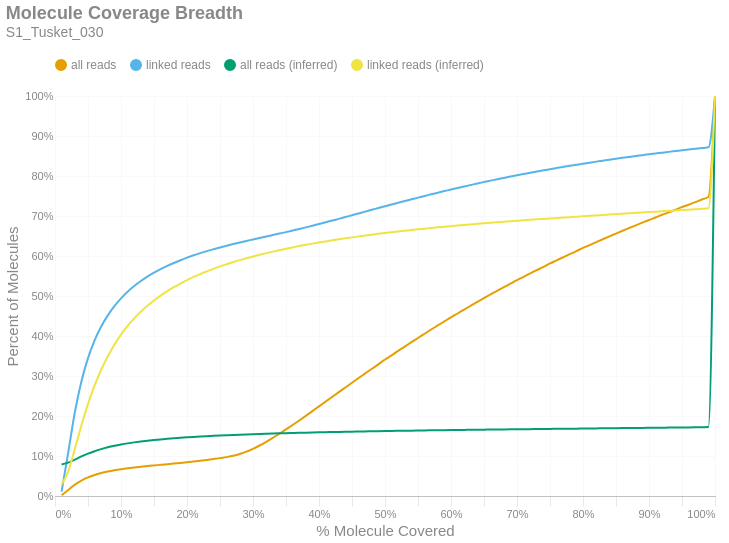

Here is the notebook cell this chart was saved with:
### Markdown cell above
### Molecule Read Coverage
This chart shows molecule coverage breadth as computed by the number of bases aligned to that molecule. In other words, "*how much of each unique long molecule is actually sequenced/aligned?*" Keep in mind there is a distinction between sequences and alignments, since some sequences belonging to a particular molecule may not align well and wouldn't appear in the alignment data. This chart also shows molecule coverage breadth as computed by the *inferred fragment* from which the aligned sequences originate. Unlike read coverage, this calculation takes into account the total insert size, including unsequenced gaps between the forward and reverse reads. Like the previous figures, these are cumulative percents.

### Code cell
if SKIPLR:
    print_html(f"Skipped")
else:
    binned_df = consolidated_hist(valids['coverage_bp'], mask, 0.01, True)
    binned_df_inf = consolidated_hist(valids['coverage_inserts'], mask, 0.01, True)
    binned_df = binned_df.with_columns(pl.lit(binned_df_inf['all reads (cumsum)']).alias('all reads (inferred)'))
    binned_df = binned_df.with_columns(pl.lit(binned_df_inf['linked reads (cumsum)']).alias('linked reads (inferred)'))
    binned_df = binned_df.with_columns(
        (pl.col('bin').cast(pl.Float64) + 0.01).alias('right_edge')
    )

    with SafeRender(binned_df):
        (
            density_plot(binned_df, 'Molecule Coverage Breadth', samplename, 'molcov', ['all reads (inferred)','linked reads (inferred)'])
            .encode(
                #x=alt.X('bin:Q', title="% Molecule Covered").axis(format = '%').scale(padding=0),
                x=alt.X('right_edge:Q', title="% Molecule Covered").axis(format='%').scale(padding=0),
                y=alt.Y('value:Q', title='Percent of Molecules')
                    .axis(format='%')
                    .stack(False)
                    .scale(domainMin=0, padding=0),
                color=alt.Color("key:N").scale(domain = ["all reads", "linked reads", "all reads (inferred)", "linked reads (inferred)"]),
                tooltip = [
                    alt.Tooltip("key:N", title = "Data Type"),
                    alt.Tooltip("range_label:N", title="% Molecule Covered"),
                    alt.Tooltip("value:Q", format = ".2%", title="% Molecules")
                ]
            )
        ).display()

### Figure 1 — Vega-Lite specification as saved in the notebook (floating-point values rounded to 4 significant figures)
{"width": "container", "height": 400, "config": {"title": {"anchor": "start", "dy": -15, "fontSize": 18, "color": "#888888", "subtitleColor": "#888888", "subtitleFontSize": 14}, "arc": {"fill": "#0072B2"}, "axis": {"domainColor": "#888888", "domainWidth": 0.5, "gridWidth": 0.2, "grid": false, "titleFontWeight": 400, "titleFontSize": 15, "labelFontSize": 11, "labelColor": "#888888", "tickColor": "#888888", "tickWidth": 0.2, "titleColor": "#888888"}, "axisBand": {"grid": false}, "axisX": {"grid": true, "tickSize": 10, "domainCap": "round"}, "axisY": {"domain": false, "grid": true, "tickSize": 0, "domainCap": "round"}, "background": "transparent", "header": {"labelFontSize": 15, "labelColor": "#888888", "titleFontSize": 15, "titleFontWeight": 600, "titleColor": "#888888"}, "legend": {"labelFont": "sans-serif", "labelFontSize": 12, "labelColor": "#888888", "symbolSize": 100, "symbolType": "circle", "titleFontSize": 12, "titlePadding": 10, "titleColor": "#888888", "title": null, "orient": "top"}, "range": {"category": ["#E69F00", "#56B4E9", "#009E73", "#F0E442", "#0072B2", "#D55E00", "#CC79A7", "#000000"], "diverging": ["#cfe8f3", "#a2d4ec", "#73bfe2", "#46abdb", "#1696d2", "#12719e"]}, "area": {"fill": "#0072B2", "fillOpacity": 0.7, "line": true, "strokeOpacity": 0.7}, "line": {"color": "#0072B2", "stroke": "#0072B2", "strokeWidth": 2}, "trail": {"color": "#0072B2", "stroke": "#0072B2", "strokeWidth": 0, "size": 1}, "point": {"filled": true, "fillOpacity": 1.0, "size": 95}, "text": {"color": "#888888", "fontSize": 11, "align": "right", "fontWeight": 400, "size": 11}, "bar": {"fill": "#0072B2", "stroke": null}, "view": {"stroke": null, "continuousWidth": 660, "continuousHeight": 400}}, "data": {"name": "data-6f21305ce96ab18cd2a31f3c0f8253f6"}, "mark": {"type": "line", "interpolate": "monotone", "point": {"opacity": 0, "size": 275}}, "encoding": {"color": {"field": "key", "scale": {"domain": ["all reads", "linked reads", "all reads (inferred)", "linked reads (inferred)"]}, "type": "nominal"}, "tooltip": [{"field": "key", "title": "Data Type", "type": "nominal"}, {"field": "range_label", "title": "% Molecule Covered", "type": "nominal"}, {"field": "value", "format": ".2%", "title": "% Molecules", "type": "quantitative"}], "x": {"axis": {"format": "%"}, "field": "right_edge", "scale": {"padding": 0}, "title": "% Molecule Covered", "type": "quantitative"}, "y": {"axis": {"format": "%"}, "field": "value", "scale": {"domainMin": 0, "padding": 0}, "stack": false, "title": "Percent of Molecules", "type": "quantitative"}}, "params": [{"name": "param_c36ac31b6afebe62", "select": {"type": "point", "fields": ["key"]}, "bind": "legend"}], "title": {"text": "Molecule Coverage Breadth", "subtitle": "S1_Tusket_030"}, "transform": [{"fold": ["all reads (cumsum)", "linked reads (cumsum)", "all reads (inferred)", "linked reads (inferred)"]}, {"calculate": "replace(datum.key, ' (cumsum)', '')", "as": "key"}, {"filter": {"param": "param_c36ac31b6afebe62"}}], "usermeta": {"embedOptions": {"downloadFileName": "S1_Tusket_030.molcov"}}, "$schema": "https://vega.github.io/schema/vega-lite/v6.1.0.json", "datasets": {"data-6f21305ce96ab18cd2a31f3c0f8253f6": [{"bin": "0.0", "interval": "0.0-0.01", "all reads": 0.001691, "linked reads": 0.01076, "all reads (cumsum)": 0.001691, "linked reads (cumsum)": 0.01076, "range_label": "0.0-0.01", "all reads (inferred)": 0.07898, "linked reads (inferred)": 0.02915, "right_edge": 0.01}, {"bin": "0.01", "interval": "0.01-0.02", "all reads": 0.01319, "linked reads": 0.09744, "all reads (cumsum)": 0.01488, "linked reads (cumsum)": 0.1082, "range_label": "0.01-0.02", "all reads (inferred)": 0.08346, "linked reads (inferred)": 0.06098, "right_edge": 0.02}, {"bin": "0.02", "interval": "0.02-0.03", "all reads": 0.01342, "linked reads": 0.1005, "all reads (cumsum)": 0.0283, "linked reads (cumsum)": 0.2087, "range_label": "0.02-0.03", "all reads (inferred)": 0.09104, "linked reads (inferred)": 0.1175, "right_edge": 0.03}, {"bin": "0.03", "interval": "0.03-0.04", "all reads": 0.01041, "linked reads": 0.07754, "all reads (cumsum)": 0.0387, "linked reads (cumsum)": 0.2862, "range_label": "0.03-0.04", "all reads (inferred)": 0.09884, "linked reads (inferred)": 0.1765, "right_edge": 0.04}, {"bin": "0.04", "interval": "0.04-0.05", "all reads": 0.007867, "linked reads": 0.05843, "all reads (cumsum)": 0.04657, "linked reads (cumsum)": 0.3447, "range_label": "0.04-0.05", "all reads (inferred)": 0.1059, "linked reads (inferred)": 0.23, "right_edge": 0.05}, {"bin": "0.05", "interval": "0.05-0.06", "all reads": 0.006006, "linked reads": 0.04445, "all reads (cumsum)": 0.05258, "linked reads (cumsum)": 0.3891, "range_label": "0.05-0.06", "all reads (inferred)": 0.112, "linked reads (inferred)": 0.2763, "right_edge": 0.06}, {"bin": "0.06", "interval": "0.06-0.07", "all reads": 0.004696, "linked reads": 0.03468, "all reads (cumsum)": 0.05727, "linked reads (cumsum)": 0.4238, "range_label": "0.06-0.07", "all reads (inferred)": 0.1172, "linked reads (inferred)": 0.3157, "right_edge": 0.07}, {"bin": "0.07", "interval": "0.07-0.08", "all reads": 0.003772, "linked reads": 0.02777, "all reads (cumsum)": 0.06105, "linked reads (cumsum)": 0.4516, "range_label": "0.07-0.08", "all reads (inferred)": 0.1216, "linked reads (inferred)": 0.3495, "right_edge": 0.08}, {"bin": "0.08", "interval": "0.08-0.09", "all reads": 0.003144, "linked reads": 0.02297, "all reads (cumsum)": 0.06419, "linked reads (cumsum)": 0.4745, "range_label": "0.08-0.09", "all reads (inferred)": 0.1254, "linked reads (inferred)": 0.3783, "right_edge": 0.09}, {"bin": "0.09", "interval": "0.09-0.1", "all reads": 0.002707, "linked reads": 0.01938, "all reads (cumsum)": 0.0669, "linked reads (cumsum)": 0.4939, "range_label": "0.09-0.1", "all reads (inferred)": 0.1287, "linked reads (inferred)": 0.4033, "right_edge": 0.1}, {"bin": "0.1", "interval": "0.1-0.11", "all reads": 0.002349, "linked reads": 0.01662, "all reads (cumsum)": 0.06925, "linked reads (cumsum)": 0.5105, "range_label": "0.1-0.11", "all reads (inferred)": 0.1316, "linked reads (inferred)": 0.4251, "right_edge": 0.11}, {"bin": "0.11", "interval": "0.11-0.12", "all reads": 0.002044, "linked reads": 0.01431, "all reads (cumsum)": 0.07129, "linked reads (cumsum)": 0.5248, "range_label": "0.11-0.12", "all reads (inferred)": 0.1341, "linked reads (inferred)": 0.4441, "right_edge": 0.12}, {"bin": "0.12", "interval": "0.12-0.13", "all reads": 0.001839, "linked reads": 0.01251, "all reads (cumsum)": 0.07313, "linked reads (cumsum)": 0.5374, "range_label": "0.12-0.13", "all reads (inferred)": 0.1363, "linked reads (inferred)": 0.4608, "right_edge": 0.13}, {"bin": "0.13", "interval": "0.13-0.14", "all reads": 0.001669, "linked reads": 0.01102, "all reads (cumsum)": 0.0748, "linked reads (cumsum)": 0.5484, "range_label": "0.13-0.14", "all reads (inferred)": 0.1382, "linked reads (inferred)": 0.4754, "right_edge": 0.14}, {"bin": "0.14", "interval": "0.14-0.15", "all reads": 0.001552, "linked reads": 0.009809, "all reads (cumsum)": 0.07635, "linked reads (cumsum)": 0.5582, "range_label": "0.14-0.15", "all reads (inferred)": 0.1399, "linked reads (inferred)": 0.4887, "right_edge": 0.15}, {"bin": "0.15", "interval": "0.15-0.16", "all reads": 0.00152, "linked reads": 0.00892, "all reads (cumsum)": 0.07787, "linked reads (cumsum)": 0.5671, "range_label": "0.15-0.16", "all reads (inferred)": 0.1415, "linked reads (inferred)": 0.5009, "right_edge": 0.16}, {"bin": "0.16", "interval": "0.16-0.17", "all reads": 0.001538, "linked reads": 0.008012, "all reads (cumsum)": 0.07941, "linked reads (cumsum)": 0.5751, "range_label": "0.16-0.17", "all reads (inferred)": 0.143, "linked reads (inferred)": 0.512, "right_edge": 0.17}, {"bin": "0.17", "interval": "0.17-0.18", "all reads": 0.001607, "linked reads": 0.007386, "all reads (cumsum)": 0.08101, "linked reads (cumsum)": 0.5825, "range_label": "0.17-0.18", "all reads (inferred)": 0.1443, "linked reads (inferred)": 0.522, "right_edge": 0.18}, {"bin": "0.18", "interval": "0.18-0.19", "all reads": 0.001689, "linked reads": 0.006888, "all reads (cumsum)": 0.0827, "linked reads (cumsum)": 0.5894, "range_label": "0.18-0.19", "all reads (inferred)": 0.1455, "linked reads (inferred)": 0.5312, "right_edge": 0.19}, {"bin": "0.19", "interval": "0.19-0.2", "all reads": 0.001769, "linked reads": 0.006491, "all reads (cumsum)": 0.08447, "linked reads (cumsum)": 0.5959, "range_label": "0.19-0.2", "all reads (inferred)": 0.1467, "linked reads (inferred)": 0.5397, "right_edge": 0.2}, {"bin": "0.2", "interval": "0.2-0.21", "all reads": 0.001818, "linked reads": 0.005905, "all reads (cumsum)": 0.08629, "linked reads (cumsum)": 0.6018, "range_label": "0.2-0.21", "all reads (inferred)": 0.1477, "linked reads (inferred)": 0.5476, "right_edge": 0.21}, {"bin": "0.21", "interval": "0.21-0.22", "all reads": 0.001914, "linked reads": 0.005371, "all reads (cumsum)": 0.0882, "linked reads (cumsum)": 0.6072, "range_label": "0.21-0.22", "all reads (inferred)": 0.1487, "linked reads (inferred)": 0.5549, "right_edge": 0.22}, {"bin": "0.22", "interval": "0.22-0.23", "all reads": 0.00201, "linked reads": 0.005032, "all reads (cumsum)": 0.09021, "linked reads (cumsum)": 0.6122, "range_label": "0.22-0.23", "all reads (inferred)": 0.1495, "linked reads (inferred)": 0.5615, "right_edge": 0.23}, {"bin": "0.23", "interval": "0.23-0.24", "all reads": 0.002122, "linked reads": 0.004711, "all reads (cumsum)": 0.09234, "linked reads (cumsum)": 0.6169, "range_label": "0.23-0.24", "all reads (inferred)": 0.1504, "linked reads (inferred)": 0.5679, "right_edge": 0.24}, {"bin": "0.24", "interval": "0.24-0.25", "all reads": 0.002333, "linked reads": 0.004566, "all reads (cumsum)": 0.09467, "linked reads (cumsum)": 0.6215, "range_label": "0.24-0.25", "all reads (inferred)": 0.1512, "linked reads (inferred)": 0.5739, "right_edge": 0.25}, {"bin": "0.25", "interval": "0.25-0.26", "all reads": 0.002519, "linked reads": 0.004323, "all reads (cumsum)": 0.09719, "linked reads (cumsum)": 0.6258, "range_label": "0.25-0.26", "all reads (inferred)": 0.1519, "linked reads (inferred)": 0.5795, "right_edge": 0.26}, {"bin": "0.26", "interval": "0.26-0.27", "all reads": 0.003193, "linked reads": 0.004157, "all reads (cumsum)": 0.1004, "linked reads (cumsum)": 0.6299, "range_label": "0.26-0.27", "all reads (inferred)": 0.1526, "linked reads (inferred)": 0.5849, "right_edge": 0.27}, {"bin": "0.27", "interval": "0.27-0.28", "all reads": 0.004456, "linked reads": 0.003964, "all reads (cumsum)": 0.1048, "linked reads (cumsum)": 0.6339, "range_label": "0.27-0.28", "all reads (inferred)": 0.1533, "linked reads (inferred)": 0.5897, "right_edge": 0.28}, {"bin": "0.28", "interval": "0.28-0.29", "all reads": 0.005929, "linked reads": 0.003817, "all reads (cumsum)": 0.1108, "linked reads (cumsum)": 0.6377, "range_label": "0.28-0.29", "all reads (inferred)": 0.1539, "linked reads (inferred)": 0.5944, "right_edge": 0.29}, {"bin": "0.29", "interval": "0.29-0.3", "all reads": 0.007252, "linked reads": 0.003735, "all reads (cumsum)": 0.118, "linked reads (cumsum)": 0.6415, "range_label": "0.29-0.3", "all reads (inferred)": 0.1545, "linked reads (inferred)": 0.5988, "right_edge": 0.3}, {"bin": "0.3", "interval": "0.3-0.31", "all reads": 0.008233, "linked reads": 0.003729, "all reads (cumsum)": 0.1263, "linked reads (cumsum)": 0.6452, "range_label": "0.3-0.31", "all reads (inferred)": 0.155, "linked reads (inferred)": 0.6031, "right_edge": 0.31}, {"bin": "0.31", "interval": "0.31-0.32", "all reads": 0.009114, "linked reads": 0.003498, "all reads (cumsum)": 0.1354, "linked reads (cumsum)": 0.6487, "range_label": "0.31-0.32", "all reads (inferred)": 0.1556, "linked reads (inferred)": 0.6071, "right_edge": 0.32}, {"bin": "0.32", "interval": "0.32-0.33", "all reads": 0.009889, "linked reads": 0.003738, "all reads (cumsum)": 0.1453, "linked reads (cumsum)": 0.6524, "range_label": "0.32-0.33", "all reads (inferred)": 0.1561, "linked reads (inferred)": 0.6109, "right_edge": 0.33}, {"bin": "0.33", "interval": "0.33-0.34", "all reads": 0.01031, "linked reads": 0.003647, "all reads (cumsum)": 0.1556, "linked reads (cumsum)": 0.6561, "range_label": "0.33-0.34", "all reads (inferred)": 0.1566, "linked reads (inferred)": 0.6146, "right_edge": 0.34}, {"bin": "0.34", "interval": "0.34-0.35", "all reads": 0.0108, "linked reads": 0.003656, "all reads (cumsum)": 0.1664, "linked reads (cumsum)": 0.6597, "range_label": "0.34-0.35", "all reads (inferred)": 0.157, "linked reads (inferred)": 0.6181, "right_edge": 0.35}, {"bin": "0.35", "interval": "0.35-0.36", "all reads": 0.01111, "linked reads": 0.003849, "all reads (cumsum)": 0.1775, "linked reads (cumsum)": 0.6636, "range_label": "0.35-0.36", "all reads (inferred)": 0.1575, "linked reads (inferred)": 0.6215, "right_edge": 0.36}, {"bin": "0.36", "interval": "0.36-0.37", "all reads": 0.01137, "linked reads": 0.003931, "all reads (cumsum)": 0.1888, "linked reads (cumsum)": 0.6675, "range_label": "0.36-0.37", "all reads (inferred)": 0.1579, "linked reads (inferred)": 0.6248, "right_edge": 0.37}, {"bin": "0.37", "interval": "0.37-0.38", "all reads": 0.0116, "linked reads": 0.003991, "all reads (cumsum)": 0.2004, "linked reads (cumsum)": 0.6715, "range_label": "0.37-0.38", "all reads (inferred)": 0.1584, "linked reads (inferred)": 0.6279, "right_edge": 0.38}, {"bin": "0.38", "interval": "0.38-0.39", "all reads": 0.01176, "linked reads": 0.004178, "all reads (cumsum)": 0.2122, "linked reads (cumsum)": 0.6757, "range_label": "0.38-0.39", "all reads (inferred)": 0.1588, "linked reads (inferred)": 0.6309, "right_edge": 0.39}, {"bin": "0.39", "interval": "0.39-0.4", "all reads": 0.01201, "linked reads": 0.004306, "all reads (cumsum)": 0.2242, "linked reads (cumsum)": 0.68, "range_label": "0.39-0.4", "all reads (inferred)": 0.1592, "linked reads (inferred)": 0.6338, "right_edge": 0.4}, {"bin": "0.4", "interval": "0.4-0.41", "all reads": 0.01169, "linked reads": 0.004235, "all reads (cumsum)": 0.2359, "linked reads (cumsum)": 0.6842, "range_label": "0.4-0.41", "all reads (inferred)": 0.1595, "linked reads (inferred)": 0.6365, "right_edge": 0.41}, {"bin": "0.41", "interval": "0.41-0.42", "all reads": 0.01185, "linked reads": 0.004327, "all reads (cumsum)": 0.2478, "linked reads (cumsum)": 0.6886, "range_label": "0.41-0.42", "all reads (inferred)": 0.1599, "linked reads (inferred)": 0.6391, "right_edge": 0.42}, {"bin": "0.42", "interval": "0.42-0.43", "all reads": 0.01192, "linked reads": 0.004284, "all reads (cumsum)": 0.2597, "linked reads (cumsum)": 0.6928, "range_label": "0.42-0.43", "all reads (inferred)": 0.1602, "linked reads (inferred)": 0.6417, "right_edge": 0.43}, {"bin": "0.43", "interval": "0.43-0.44", "all reads": 0.01167, "linked reads": 0.00449, "all reads (cumsum)": 0.2713, "linked reads (cumsum)": 0.6973, "range_label": "0.43-0.44", "all reads (inferred)": 0.1606, "linked reads (inferred)": 0.6441, "right_edge": 0.44}, {"bin": "0.44", "interval": "0.44-0.45", "all reads": 0.01182, "linked reads": 0.00445, "all reads (cumsum)": 0.2832, "linked reads (cumsum)": 0.7018, "range_label": "0.44-0.45", "all reads (inferred)": 0.1609, "linked reads (inferred)": 0.6465, "right_edge": 0.45}, {"bin": "0.45", "interval": "0.45-0.46", "all reads": 0.0118, "linked reads": 0.004636, "all reads (cumsum)": 0.295, "linked reads (cumsum)": 0.7064, "range_label": "0.45-0.46", "all reads (inferred)": 0.1612, "linked reads (inferred)": 0.6488, "right_edge": 0.46}, {"bin": "0.46", "interval": "0.46-0.47", "all reads": 0.01145, "linked reads": 0.004482, "all reads (cumsum)": 0.3064, "linked reads (cumsum)": 0.7109, "range_label": "0.46-0.47", "all reads (inferred)": 0.1615, "linked reads (inferred)": 0.6511, "right_edge": 0.47}, {"bin": "0.47", "interval": "0.47-0.48", "all reads": 0.01161, "linked reads": 0.004583, "all reads (cumsum)": 0.318, "linked reads (cumsum)": 0.7155, "range_label": "0.47-0.48", "all reads (inferred)": 0.1618, "linked reads (inferred)": 0.6533, "right_edge": 0.48}, {"bin": "0.48", "interval": "0.48-0.49", "all reads": 0.01103, "linked reads": 0.004474, "all reads (cumsum)": 0.329, "linked reads (cumsum)": 0.72, "range_label": "0.48-0.49", "all reads (inferred)": 0.1621, "linked reads (inferred)": 0.6554, "right_edge": 0.49}, {"bin": "0.49", "interval": "0.49-0.5", "all reads": 0.01214, "linked reads": 0.004552, "all reads (cumsum)": 0.3412, "linked reads (cumsum)": 0.7245, "range_label": "0.49-0.5", "all reads (inferred)": 0.1624, "linked reads (inferred)": 0.6575, "right_edge": 0.5}, {"bin": "0.5", "interval": "0.5-0.51", "all reads": 0.01023, "linked reads": 0.004284, "all reads (cumsum)": 0.3514, "linked reads (cumsum)": 0.7288, "range_label": "0.5-0.51", "all reads (inferred)": 0.1626, "linked reads (inferred)": 0.6594, "right_edge": 0.51}, {"bin": "0.51", "interval": "0.51-0.52", "all reads": 0.01146, "linked reads": 0.004402, "all reads (cumsum)": 0.3629, "linked reads (cumsum)": 0.7332, "range_label": "0.51-0.52", "all reads (inferred)": 0.1629, "linked reads (inferred)": 0.6613, "right_edge": 0.52}, {"bin": "0.52", "interval": "0.52-0.53", "all reads": 0.01076, "linked reads": 0.004209, "all reads (cumsum)": 0.3736, "linked reads (cumsum)": 0.7374, "range_label": "0.52-0.53", "all reads (inferred)": 0.1632, "linked reads (inferred)": 0.6632, "right_edge": 0.53}, {"bin": "0.53", "interval": "0.53-0.54", "all reads": 0.01086, "linked reads": 0.004307, "all reads (cumsum)": 0.3845, "linked reads (cumsum)": 0.7417, "range_label": "0.53-0.54", "all reads (inferred)": 0.1634, "linked reads (inferred)": 0.6649, "right_edge": 0.54}, {"bin": "0.54", "interval": "0.54-0.55", "all reads": 0.01052, "linked reads": 0.004214, "all reads (cumsum)": 0.395, "linked reads (cumsum)": 0.7459, "range_label": "0.54-0.55", "all reads (inferred)": 0.1637, "linked reads (inferred)": 0.6667, "right_edge": 0.55}, {"bin": "0.55", "interval": "0.55-0.56", "all reads": 0.01068, "linked reads": 0.004286, "all reads (cumsum)": 0.4057, "linked reads (cumsum)": 0.7502, "range_label": "0.55-0.56", "all reads (inferred)": 0.1639, "linked reads (inferred)": 0.6683, "right_edge": 0.56}, {"bin": "0.56", "interval": "0.56-0.57", "all reads": 0.01049, "linked reads": 0.004065, "all reads (cumsum)": 0.4162, "linked reads (cumsum)": 0.7543, "range_label": "0.56-0.57", "all reads (inferred)": 0.1641, "linked reads (inferred)": 0.67, "right_edge": 0.57}, {"bin": "0.57", "interval": "0.57-0.58", "all reads": 0.01014, "linked reads": 0.004093, "all reads (cumsum)": 0.4263, "linked reads (cumsum)": 0.7584, "range_label": "0.57-0.58", "all reads (inferred)": 0.1644, "linked reads (inferred)": 0.6716, "right_edge": 0.58}, {"bin": "0.58", "interval": "0.58-0.59", "all reads": 0.0102, "linked reads": 0.003937, "all reads (cumsum)": 0.4365, "linked reads (cumsum)": 0.7623, "range_label": "0.58-0.59", "all reads (inferred)": 0.1646, "linked reads (inferred)": 0.6731, "right_edge": 0.59}, {"bin": "0.59", "interval": "0.59-0.6", "all reads": 0.0102, "linked reads": 0.003928, "all reads (cumsum)": 0.4467, "linked reads (cumsum)": 0.7662, "range_label": "0.59-0.6", "all reads (inferred)": 0.1648, "linked reads (inferred)": 0.6747, "right_edge": 0.6}, {"bin": "0.6", "interval": "0.6-0.61", "all reads": 0.009564, "linked reads": 0.003802, "all reads (cumsum)": 0.4563, "linked reads (cumsum)": 0.77, "range_label": "0.6-0.61", "all reads (inferred)": 0.165, "linked reads (inferred)": 0.6761, "right_edge": 0.61}, {"bin": "0.61", "interval": "0.61-0.62", "all reads": 0.009922, "linked reads": 0.003802, "all reads (cumsum)": 0.4662, "linked reads (cumsum)": 0.7738, "range_label": "0.61-0.62", "all reads (inferred)": 0.1652, "linked reads (inferred)": 0.6776, "right_edge": 0.62}, {"bin": "0.62", "interval": "0.62-0.63", "all reads": 0.00959, "linked reads": 0.00373, "all reads (cumsum)": 0.4758, "linked reads (cumsum)": 0.7776, "range_label": "0.62-0.63", "all reads (inferred)": 0.1654, "linked reads (inferred)": 0.679, "right_edge": 0.63}, {"bin": "0.63", "interval": "0.63-0.64", "all reads": 0.009471, "linked reads": 0.003703, "all reads (cumsum)": 0.4853, "linked reads (cumsum)": 0.7813, "range_label": "0.63-0.64", "all reads (inferred)": 0.1657, "linked reads (inferred)": 0.6805, "right_edge": 0.64}, {"bin": "0.64", "interval": "0.64-0.65", "all reads": 0.009259, "linked reads": 0.003579, "all reads (cumsum)": 0.4945, "linked reads (cumsum)": 0.7848, "range_label": "0.64-0.65", "all reads (inferred)": 0.1659, "linked reads (inferred)": 0.6818, "right_edge": 0.65}, {"bin": "0.65", "interval": "0.65-0.66", "all reads": 0.009565, "linked reads": 0.003604, "all reads (cumsum)": 0.5041, "linked reads (cumsum)": 0.7884, "range_label": "0.65-0.66", "all reads (inferred)": 0.1661, "linked reads (inferred)": 0.6831, "right_edge": 0.66}, {"bin": "0.66", "interval": "0.66-0.67", "all reads": 0.008961, "linked reads": 0.003308, "all reads (cumsum)": 0.513, "linked reads (cumsum)": 0.7918, "range_label": "0.66-0.67", "all reads (inferred)": 0.1663, "linked reads (inferred)": 0.6845, "right_edge": 0.67}, {"bin": "0.67", "interval": "0.67-0.68", "all reads": 0.009027, "linked reads": 0.003441, "all reads (cumsum)": 0.5221, "linked reads (cumsum)": 0.7952, "range_label": "0.67-0.68", "all reads (inferred)": 0.1664, "linked reads (inferred)": 0.6857, "right_edge": 0.68}, {"bin": "0.68", "interval": "0.68-0.69", "all reads": 0.008693, "linked reads": 0.003369, "all reads (cumsum)": 0.5308, "linked reads (cumsum)": 0.7986, "range_label": "0.68-0.69", "all reads (inferred)": 0.1666, "linked reads (inferred)": 0.6869, "right_edge": 0.69}, {"bin": "0.69", "interval": "0.69-0.7", "all reads": 0.008891, "linked reads": 0.003334, "all reads (cumsum)": 0.5397, "linked reads (cumsum)": 0.8019, "range_label": "0.69-0.7", "all reads (inferred)": 0.1668, "linked reads (inferred)": 0.6882, "right_edge": 0.7}, {"bin": "0.7", "interval": "0.7-0.71", "all reads": 0.00838, "linked reads": 0.003163, "all reads (cumsum)": 0.548, "linked reads (cumsum)": 0.8051, "range_label": "0.7-0.71", "all reads (inferred)": 0.167, "linked reads (inferred)": 0.6893, "right_edge": 0.71}, {"bin": "0.71", "interval": "0.71-0.72", "all reads": 0.008368, "linked reads": 0.003128, "all reads (cumsum)": 0.5564, "linked reads (cumsum)": 0.8082, "range_label": "0.71-0.72", "all reads (inferred)": 0.1672, "linked reads (inferred)": 0.6905, "right_edge": 0.72}, {"bin": "0.72", "interval": "0.72-0.73", "all reads": 0.008418, "linked reads": 0.002966, "all reads (cumsum)": 0.5648, "linked reads (cumsum)": 0.8112, "range_label": "0.72-0.73", "all reads (inferred)": 0.1674, "linked reads (inferred)": 0.6916, "right_edge": 0.73}, {"bin": "0.73", "interval": "0.73-0.74", "all reads": 0.008057, "linked reads": 0.002975, "all reads (cumsum)": 0.5729, "linked reads (cumsum)": 0.8141, "range_label": "0.73-0.74", "all reads (inferred)": 0.1675, "linked reads (inferred)": 0.6928, "right_edge": 0.74}, {"bin": "0.74", "interval": "0.74-0.75", "all reads": 0.008451, "linked reads": 0.00297, "all reads (cumsum)": 0.5813, "linked reads (cumsum)": 0.8171, "range_label": "0.74-0.75", "all reads (inferred)": 0.1677, "linked reads (inferred)": 0.6939, "right_edge": 0.75}, {"bin": "0.75", "interval": "0.75-0.76", "all reads": 0.007737, "linked reads": 0.002803, "all reads (cumsum)": 0.5891, "linked reads (cumsum)": 0.8199, "range_label": "0.75-0.76", "all reads (inferred)": 0.1679, "linked reads (inferred)": 0.695, "right_edge": 0.76}, {"bin": "0.76", "interval": "0.76-0.77", "all reads": 0.00781, "linked reads": 0.002811, "all reads (cumsum)": 0.5969, "linked reads (cumsum)": 0.8227, "range_label": "0.76-0.77", "all reads (inferred)": 0.1681, "linked reads (inferred)": 0.6961, "right_edge": 0.77}, {"bin": "0.77", "interval": "0.77-0.78", "all reads": 0.007746, "linked reads": 0.002767, "all reads (cumsum)": 0.6046, "linked reads (cumsum)": 0.8255, "range_label": "0.77-0.78", "all reads (inferred)": 0.1682, "linked reads (inferred)": 0.6971, "right_edge": 0.78}, {"bin": "0.78", "interval": "0.78-0.79", "all reads": 0.007608, "linked reads": 0.002668, "all reads (cumsum)": 0.6122, "linked reads (cumsum)": 0.8281, "range_label": "0.78-0.79", "all reads (inferred)": 0.1684, "linked reads (inferred)": 0.6982, "right_edge": 0.79}, {"bin": "0.79", "interval": "0.79-0.8", "all reads": 0.007888, "linked reads": 0.002645, "all reads (cumsum)": 0.6201, "linked reads (cumsum)": 0.8308, "range_label": "0.79-0.8", "all reads (inferred)": 0.1686, "linked reads (inferred)": 0.6994, "right_edge": 0.8}, {"bin": "0.8", "interval": "0.8-0.81", "all reads": 0.007216, "linked reads": 0.002598, "all reads (cumsum)": 0.6273, "linked reads (cumsum)": 0.8334, "range_label": "0.8-0.81", "all reads (inferred)": 0.1688, "linked reads (inferred)": 0.7004, "right_edge": 0.81}, {"bin": "0.81", "interval": "0.81-0.82", "all reads": 0.007276, "linked reads": 0.002562, "all reads (cumsum)": 0.6346, "linked reads (cumsum)": 0.836, "range_label": "0.81-0.82", "all reads (inferred)": 0.169, "linked reads (inferred)": 0.7015, "right_edge": 0.82}, {"bin": "0.82", "interval": "0.82-0.83", "all reads": 0.007328, "linked reads": 0.002404, "all reads (cumsum)": 0.6419, "linked reads (cumsum)": 0.8384, "range_label": "0.82-0.83", "all reads (inferred)": 0.1692, "linked reads (inferred)": 0.7026, "right_edge": 0.83}, {"bin": "0.83", "interval": "0.83-0.84", "all reads": 0.007199, "linked reads": 0.002425, "all reads (cumsum)": 0.6491, "linked reads (cumsum)": 0.8408, "range_label": "0.83-0.84", "all reads (inferred)": 0.1693, "linked reads (inferred)": 0.7036, "right_edge": 0.84}, {"bin": "0.84", "interval": "0.84-0.85", "all reads": 0.006969, "linked reads": 0.002316, "all reads (cumsum)": 0.6561, "linked reads (cumsum)": 0.8431, "range_label": "0.84-0.85", "all reads (inferred)": 0.1695, "linked reads (inferred)": 0.7046, "right_edge": 0.85}, {"bin": "0.85", "interval": "0.85-0.86", "all reads": 0.006976, "linked reads": 0.002301, "all reads (cumsum)": 0.6631, "linked reads (cumsum)": 0.8454, "range_label": "0.85-0.86", "all reads (inferred)": 0.1697, "linked reads (inferred)": 0.7057, "right_edge": 0.86}, {"bin": "0.86", "interval": "0.86-0.87", "all reads": 0.006804, "linked reads": 0.002242, "all reads (cumsum)": 0.6699, "linked reads (cumsum)": 0.8476, "range_label": "0.86-0.87", "all reads (inferred)": 0.1699, "linked reads (inferred)": 0.7067, "right_edge": 0.87}, {"bin": "0.87", "interval": "0.87-0.88", "all reads": 0.006861, "linked reads": 0.002218, "all reads (cumsum)": 0.6767, "linked reads (cumsum)": 0.8499, "range_label": "0.87-0.88", "all reads (inferred)": 0.1701, "linked reads (inferred)": 0.7078, "right_edge": 0.88}, {"bin": "0.88", "interval": "0.88-0.89", "all reads": 0.006654, "linked reads": 0.002178, "all reads (cumsum)": 0.6834, "linked reads (cumsum)": 0.852, "range_label": "0.88-0.89", "all reads (inferred)": 0.1702, "linked reads (inferred)": 0.7089, "right_edge": 0.89}, {"bin": "0.89", "interval": "0.89-0.9", "all reads": 0.006687, "linked reads": 0.002203, "all reads (cumsum)": 0.6901, "linked reads (cumsum)": 0.8542, "range_label": "0.89-0.9", "all reads (inferred)": 0.1704, "linked reads (inferred)": 0.7099, "right_edge": 0.9}, {"bin": "0.9", "interval": "0.9-0.91", "all reads": 0.006176, "linked reads": 0.002021, "all reads (cumsum)": 0.6963, "linked reads (cumsum)": 0.8563, "range_label": "0.9-0.91", "all reads (inferred)": 0.1706, "linked reads (inferred)": 0.7109, "right_edge": 0.91}, {"bin": "0.91", "interval": "0.91-0.92", "all reads": 0.00699, "linked reads": 0.00213, "all reads (cumsum)": 0.7033, "linked reads (cumsum)": 0.8584, "range_label": "0.91-0.92", "all reads (inferred)": 0.1708, "linked reads (inferred)": 0.7119, "right_edge": 0.92}, {"bin": "0.92", "interval": "0.92-0.93", "all reads": 0.005957, "linked reads": 0.001936, "all reads (cumsum)": 0.7092, "linked reads (cumsum)": 0.8603, "range_label": "0.92-0.93", "all reads (inferred)": 0.171, "linked reads (inferred)": 0.7129, "right_edge": 0.93}, {"bin": "0.93", "interval": "0.93-0.94", "all reads": 0.006368, "linked reads": 0.001995, "all reads (cumsum)": 0.7156, "linked reads (cumsum)": 0.8623, "range_label": "0.93-0.94", "all reads (inferred)": 0.1712, "linked reads (inferred)": 0.7138, "right_edge": 0.94}, {"bin": "0.94", "interval": "0.94-0.95", "all reads": 0.006893, "linked reads": 0.002057, "all reads (cumsum)": 0.7225, "linked reads (cumsum)": 0.8644, "range_label": "0.94-0.95", "all reads (inferred)": 0.1713, "linked reads (inferred)": 0.7147, "right_edge": 0.95}, {"bin": "0.95", "interval": "0.95-0.96", "all reads": 0.005647, "linked reads": 0.001905, "all reads (cumsum)": 0.7281, "linked reads (cumsum)": 0.8663, "range_label": "0.95-0.96", "all reads (inferred)": 0.1715, "linked reads (inferred)": 0.7157, "right_edge": 0.96}, {"bin": "0.96", "interval": "0.96-0.97", "all reads": 0.006491, "linked reads": 0.0018, "all reads (cumsum)": 0.7346, "linked reads (cumsum)": 0.8681, "range_label": "0.96-0.97", "all reads (inferred)": 0.1718, "linked reads (inferred)": 0.7168, "right_edge": 0.97}, {"bin": "0.97", "interval": "0.97-0.98", "all reads": 0.006619, "linked reads": 0.001723, "all reads (cumsum)": 0.7412, "linked reads (cumsum)": 0.8698, "range_label": "0.97-0.98", "all reads (inferred)": 0.172, "linked reads (inferred)": 0.7179, "right_edge": 0.98}, {"bin": "0.98", "interval": "0.98-0.99", "all reads": 0.006205, "linked reads": 0.001837, "all reads (cumsum)": 0.7474, "linked reads (cumsum)": 0.8716, "range_label": "0.98-0.99", "all reads (inferred)": 0.1723, "linked reads (inferred)": 0.7193, "right_edge": 0.99}, {"bin": "0.99", "interval": "0.99-1.0", "all reads": 0.2526, "linked reads": 0.1284, "all reads (cumsum)": 1.0, "linked reads (cumsum)": 1.0, "range_label": "0.99-1.0", "all reads (inferred)": 1.0, "linked reads (inferred)": 1.0, "right_edge": 1.0}]}}
